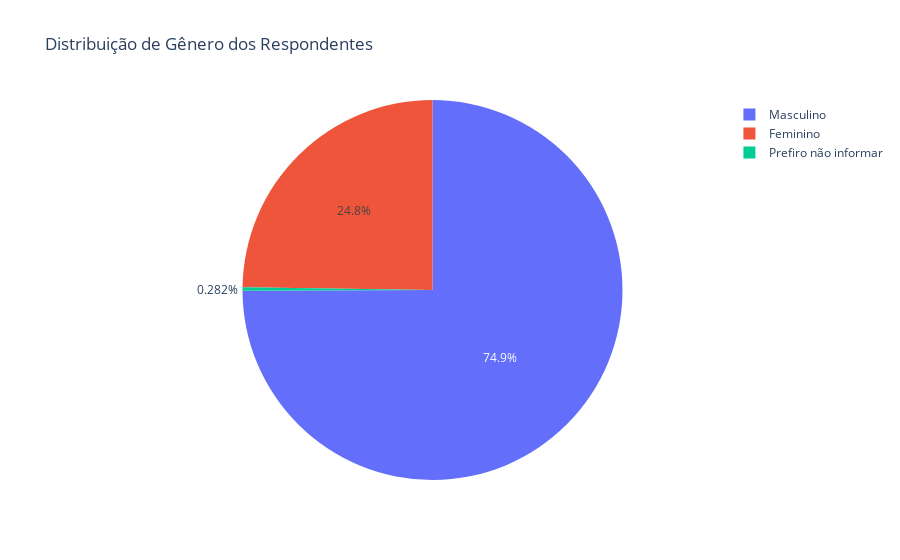

The notebook cell saved with this chart:
### Code cell
#PERGUNTA: Qual é a distribuição de gênero dos respondentes?

gender_counts = df['Genero'].value_counts().reset_index()
gender_counts.columns = ['Genero', 'Contagem']

fig = px.pie(gender_counts, names='Genero', values='Contagem', 
             title='Distribuição de Gênero dos Respondentes')


fig.show()

### Figure 1 — Plotly figure (JSON) as saved in the notebook; plotly's stock layout.template omitted (floating-point values rounded to 4 significant figures)
{"data": [{"domain": {"x": [0, 1], "y": [0, 1]}, "hovertemplate": "Genero=%{label}<br>Contagem=%{value}<extra></extra>", "labels": ["Masculino", "Feminino", "Prefiro não informar"], "legendgroup": "", "name": "", "showlegend": true, "type": "pie", "values": [3194, 1056, 12]}], "layout": {"legend": {"tracegroupgap": 0}, "title": {"text": "Distribuição de Gênero dos Respondentes"}}}
